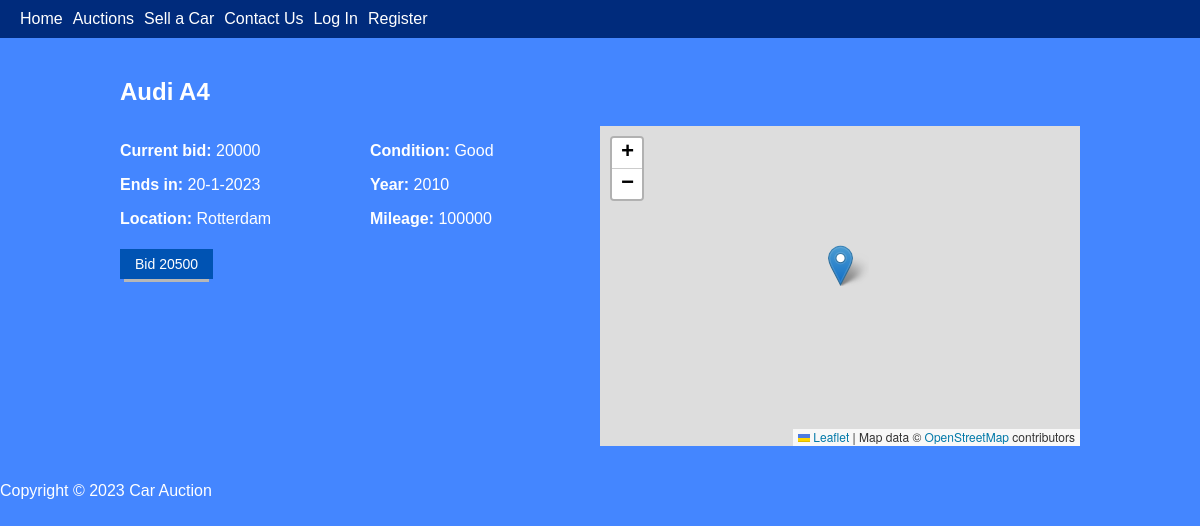
Page /auction/2 on the committed database.
### flask-project/models/car.py (models this page shows)
class Car(db.Model):
    __tablename__ = "car"
    id = db.Column(db.Integer, primary_key=True)
    brand = db.Column(db.String(80), unique=False, nullable=False)
    model = db.Column(db.String(120), unique=False, nullable=False)
    year = db.Column(db.Integer, unique=False, nullable=False)
    condition = db.Column(db.String(120), unique=False, nullable=False)
    mileage = db.Column(db.Integer, unique=False, nullable=False)
    owner_id = db.Column(db.Integer, db.ForeignKey('user.id'), nullable=False)

### flask-project/models/auction.py (models this page shows)
class Auction(db.Model):
    __tablename__ = "auction"
    id = db.Column(db.Integer, primary_key=True)
    price = db.Column(db.Integer, unique=False, nullable=False)
    car_id = db.Column(db.Integer, db.ForeignKey('car.id'), nullable=False)
    end_date = db.Column(db.String, unique=False, nullable=False)
    end_time = db.Column(db.String, unique=False, nullable=False)
    location = db.Column(db.String, unique=False, nullable=False)
    longitute = db.Column(db.Float, unique=False, nullable=False)
    latitude = db.Column(db.Float, unique=False, nullable=False)
    bidder = db.Column(db.Integer, db.ForeignKey('user.id'), nullable=True)

### flask-project/routes/auction/auction.py (the view)
@auction.route("/<int:id>", methods=["GET"])
def get(id):
    auction = Auction.query.filter_by(id=id).first()
    car = Car.query.filter_by(id=auction.car_id).first()
    user = User.query.filter_by(id=car.owner_id).first()
    auction.bidder_name = User.query.filter_by(id=auction.bidder).first()
    auction.car = car
    auction.car.owner = user
    return render_template("auction.html", auction=auction)

### flask-project/routes/auction/templates/auction.html (shortened to what this page needs)
<!DOCTYPE html>
<html>
<head>
    <link rel="stylesheet" type="text/css" href="/static/auction.css">
    <link rel="stylesheet" href="https://unpkg.com/leaflet@1.9.3/dist/leaflet.css"
 />
</html>
</head>
<body>
    {% include 'navbar.html' %}
    <main>
        <h2>{{auction.car.brand}} {{auction.car.model}}</h2>
        <div class="auction-info">
            <div class="auction-details">
                <p><strong>Current bid:</strong> {{auction.price}}</p>
                <p><strong>Ends in:</strong> {{auction.end_date}}</p>
                <p><strong>Location:</strong> {{auction.location}}</p>
                <button class="bid"><a href="/auction/{{auction.id}}/bid?amount={{auction.price + 500}}">Bid {{auction.price + 500}}</a></button>
            </div>
            <div class="car-details">
                <p><strong>Condition:</strong> {{auction.car.condition}}</p>
                <p><strong>Year:</strong> {{auction.car.year}}</p>
                <p><strong>Mileage:</strong> {{auction.car.mileage}}</p>
            </div>
            <div data-lon="{{auction.longitute}}" data-lat="{{auction.latitude}}" class="map" id="map"></div>
        </div>
    </main>
    <footer>
        <p>Copyright © 2023 Car Auction</p>
    </footer>
</body>

### flask-project/static/auction.css (style rules this page uses)
body { font-family: Arial, sans-serif; margin: 0; padding: 0; }
main { padding: 20px; width: 80%; margin: 0 auto; }
main h2 { margin-bottom: 20px; }
.auction-info { display: flex; }
.auction-details { flex: 1; margin-right: 20px; }
.car-details { flex: 1; }
.map { width: 40vw; height: 40vh; }

### flask-project/static/navbar.css (style rules this page uses)
a { color: #fff; text-decoration: none; }
body { font-family: Arial, sans-serif; color: rgb(255, 255, 255); height: 100vh; width: 100vw; margin: 0; background-color: rgb(68, 134, 255); }
button { margin: 5px 0; padding: 7px 15px; background-color: #0053b3; border: none; color: #fff; font-size: 14px; box-shadow: 0 7px 0 -4px #b7b7b7; transition: all .1s ease; }

### rows in the picture
Car: car.brand "Audi", car.model "A4", car.condition "Good", car.year "2010", car.mileage "100000"
Auction: price "20000", end_date "20-1-2023", location "Rotterdam", auction.price+500 "20500"
